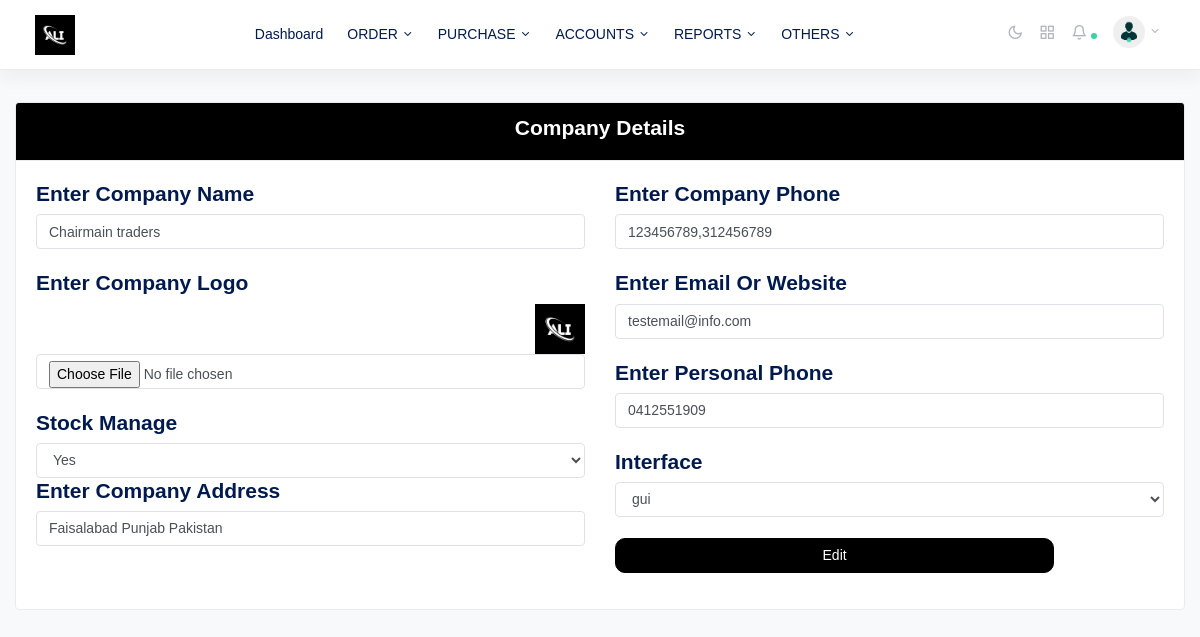
The app's page /company.php (signed in) with its own data.
### tables this page shows
CREATE TABLE `company` (
  `id` int(10) NOT NULL,
  `name` varchar(100) NOT NULL,
  `logo` text NOT NULL,
  `address` text DEFAULT NULL,
  `company_phone` varchar(100) NOT NULL,
  `personal_phone` varchar(100) NOT NULL,
  `email` text DEFAULT NULL,
  `stock_manage` int(11) NOT NULL,
  `sale_interface` varchar(50) DEFAULT NULL
);

CREATE TABLE `menus` (
  `id` int(11) NOT NULL,
  `title` text DEFAULT NULL,
  `page` text DEFAULT NULL,
  `parent_id` int(11) DEFAULT NULL,
  `icon` text DEFAULT NULL,
  `sort_order` int(11) DEFAULT NULL,
  `nav_edit` int(11) NOT NULL DEFAULT 0,
  `nav_delete` int(11) NOT NULL DEFAULT 0,
  `nav_add` int(11) NOT NULL DEFAULT 0,
  `timestamp` timestamp NOT NULL DEFAULT current_timestamp() ON UPDATE current_timestamp()
);

### company.php (the view, shortened to what this page needs)
<!DOCTYPE html>
<html lang="en">
<?php include_once 'includes/head.php'; require_once 'includes/code.php';
		 	if (!empty($get_company)) {
		 		$company_button='<input type="submit" value="Edit" name="company_update" class="btn btn-admin2 " style="width: 80%; border-radius: 10px;">';
		 	}else{
		 		$company_button = '<input type="submit" name="company_submit" class="btn btn-admin " style="width: 80%; border-radius: 10px;">';
		 	}
 ?>
  <body class="horizontal light  ">
    <div class="wrapper">
  <?php include_once 'includes/header.php'; ?>
      <main role="main" class="main-content">
        <div class="container-fluid">
          <div class="card">
            <div class="card-header card-bg" align="center">
            <div class="row">
              <div class="col-12 mx-auto h4">
                <b class="text-center card-text">Company Details</b>
              </div>
            </div>
          </div>
           <div class="card-body">
				<form method="post" action="" enctype="multipart/form-data">
					<div class="row">
					<div class="col-sm-6">
					<div class="form-group" >
						<h4>Enter Company Name </h4>
						<input type="text" name="name" placeholder="Enter Company Name" class="form-control" value="<?=@$get_company['name']?>" /><br/>
						<h4>Enter Company Logo </h4>
						<?php if(!empty($get_company['logo'])): ?>
							<a href="img/logo/<?=$get_company['logo']?>">
								<img src="img/logo/<?=$get_company['logo']?>" class="float-right" width="50" height="50" alt="">
							</a>
						<?php endif; ?>
						<input type="file" name="logo"  class="form-control" value="<?=@$get_company['logo']?>" /><br/>
					<h4>Stock Manage</h4>
						<select class="form-control" name="stock_manage">
							<option <?=@($get_company['stock_manage']==1)?"selected":""?> value="1">Yes</option>
						</select>
						<h4>Enter Company Address </h4>
						<input type="text" name="address" placeholder="Enter Company Address" class="form-control" value="<?=@$get_company['address']?>" /><br/>
					</div>
					</div>
					<div class="col-sm-6">
					<div class="form-group" >
						<h4>Enter Company Phone  </h4>
						<input type="text" name="company_phone" placeholder="Enter Company Phone" class="form-control" value="<?=@$get_company['company_phone']?>" /><br/>
						<h4>Enter Email Or Website  </h4>
						<input type="text" name="email" placeholder="Enter Email or Website" class="form-control" value="<?=@$get_company['email']?>" /><br/>
						<h4>Enter Personal Phone  </h4>
						<input type="text" name="personal_phone" placeholder="Enter personal Phone" class="form-control" value="<?=@$get_company['personal_phone']?>" /><br/>
						<h4>Interface</h4>
						<select class="form-control" name="sale_interface">
							<option <?=@($get_company['sale_interface']=='gui')?"selected":""?> value="gui">gui</option>
						</select>
						<br>
						<?=@$company_button; ?>
					</div>
					</div>
					</div>
					</form>
			</div>
          </div>
        </div>
      </main>
    </div>
  </body>
</html>

### includes/head.php (shortened to what this page needs)
 <?php include_once 'php_action/core.php';
@$get_company =mysqli_fetch_assoc(mysqli_query($dbc,"SELECT * FROM company ORDER BY id DESC LIMIT 1 "));
  ?>
  <head>
    <link rel="stylesheet" href="css/simplebar.css">
    <link rel="stylesheet" href="css/fontawesome.min.css">
    <link rel="stylesheet" href="css/feather.css">
    <link rel="stylesheet" href="css/select2.css">
    <link rel="stylesheet" href="css/dropzone.css">
    <link rel="stylesheet" href="css/uppy.min.css">
    <link rel="stylesheet" href="css/jquery.steps.css">
    <link rel="stylesheet" href="css/jquery.timepicker.css">
    <link rel="stylesheet" href="css/quill.snow.css">
    <link rel="stylesheet" href="css/daterangepicker.css">
    <link rel="stylesheet" href="css/app-light.css" id="lightTheme">
    <link rel="stylesheet" href="css/app-dark.css" id="darkTheme" disabled>
    <link rel="stylesheet" href="css/sweetalert2.min.css">
    <link rel="stylesheet" href="css/dataTables.bootstrap4.css">
  </head>

### includes/header.php (shortened to what this page needs)
  <?php
  $user_id_current = $_SESSION['userId'];
$UserData = mysqli_fetch_assoc(mysqli_query($dbc,"SELECT * FROM users WHERE user_id = '$user_id_current'"));
 ?>
  <nav class="navbar navbar-expand-lg navbar-light bg-white flex-row border-bottom shadow">
        <div class="container-fluid">
          <a class="navbar-brand mx-lg-1 mr-0" href="dashboard.php">
            <img src="img/logo/<?=$get_company['logo']?>" class="img-fluid" alt="" style="width: 40px;height: 40px;">
          </a>
          <div class="navbar-slide bg-white ml-lg-4" id="navbarSupportedContent">
            <ul class="navbar-nav mr-auto">
              <li class="nav-item dropdown">
                <a href="dashboard.php"  class="nav-link">
                  <span class="ml-lg-2">Dashboard</span>
                </a>
              </li>
        <?php
        if ($UserData['user_role']!='admin') {
        $getNav = mysqli_query($dbc,"SELECT * FROM menus where parent_id=0 AND page!='dashboard.php' ORDER BY sort_order ASC LIMIT 9 OFFSET 0 ");    $r=1;
          while ($fetch_nav=mysqli_fetch_assoc($getNav)) {   $c=0;
             $getChild = mysqli_query($dbc,"SELECT * FROM menus where parent_id='".$fetch_nav['id']."' AND page!='dashboard.php' ");
                while ($child=mysqli_fetch_assoc($getChild)) {
                    if (countWhens($dbc,"privileges",'user_id',$user_id_current,'nav_id',$child['id'])>0) {
                                        $c++;
                                         }}
                      if ($c>0 && $r<9) {
                                    ?>
                <li class="nav-item dropdown">
                <a href="<?=$fetch_nav['page']?>" id="ui-elementsDropdown" class="dropdown-toggle nav-link" role="button" data-toggle="dropdown" aria-haspopup="true" aria-expanded="false">
                  <span class="ml-lg-2"><?=strtoupper($fetch_nav['title'])?></span>
                </a>
                            </li>
                               <?php   $r++;
                               } }if ($r>9) {
                                ?>
                                 <li class="nav-item dropdown more">
                <a class="dropdown-toggle more-horizontal nav-link" href="#" id="moreDropdown" role="button" data-toggle="dropdown" aria-haspopup="true" aria-expanded="false">
                  <span class="ml-2 sr-only">More</span>
                </a>
                <ul class="dropdown-menu" aria-labelledby="moreDropdown">
                  <?php     $getNav2 = mysqli_query($dbc,"SELECT * FROM menus where parent_id=0 AND page!='dashboard.php' ORDER BY sort_order ASC LIMIT 10 OFFSET 10 ");    $r=1;
                                 while ($fetch_nav2=mysqli_fetch_assoc($getNav2)) {
                                        $c=0;
                                           $getChild = mysqli_query($dbc,"SELECT * FROM menus where parent_id='".$fetch_nav2['id']."' AND page!='dashboard.php' ");
                while ($child=mysqli_fetch_assoc($getChild)) {
                    if (countWhens($dbc,"privileges",'user_id',$user_id_current,'nav_id',$child['id'])>0) {
                                        $c++;
                                         }}
                                         if ($c>0) {
                                         ?>
                    <li class="nav-item dropdown">
                    <a class="dropdown-toggle nav-link pl-lg-2" href="#" data-toggle="collapse" id="pagesDropdown" aria-expanded="false">
                      <span class="ml-1"><?=strtoupper($fetch_nav2['title'])?></span>
                    </a>
                                        <ul class="dropdown-menu" aria-labelledby="pagesDropdown">
                                            <?php
                                    $getChild = mysqli_query($dbc,"SELECT * FROM menus where parent_id='".$fetch_nav2['id']."' AND page!='dashboard.php' ");
                                 while ($child=mysqli_fetch_assoc($getChild)) {
                                     if (countWhens($dbc,"privileges",'user_id',$user_id_current,'nav_id',$child['id'])>0) {
                                     ?>
                                          <a class="nav-link pl-lg-2" href="<?=$child['page']?>">
                        <span class="ml-1"><?=strtoupper($child['title'])?></span>
                      </a>
                                        <?php }} ?>
                                        </ul>
                                      </li>
                                      <?php  } } ?>
                                    </ul>
                                  </li>
                             <?php  }
}
                             ?>
            </ul>
          </div>
                   <ul class="navbar-nav d-flex flex-row">
            <li class="nav-item">
              <a class="nav-link text-muted my-2" href="./#" id="modeSwitcher" data-mode="light">
                <i class="fe fe-sun fe-16"></i>
              </a>
            </li>
            <li class="nav-item">
              <a class="nav-link text-muted my-2" href="./#" data-toggle="modal" data-target=".modal-shortcut">
                <i class="fe fe-grid fe-16"></i>
              </a>
            </li>
            <li class="nav-item nav-notif">
              <a class="nav-link text-muted my-2" href="./#" data-toggle="modal" data-target=".modal-notif">
                <i class="fe fe-bell fe-16"></i>
                <span class="dot dot-md bg-success"></span>
              </a>
            </li>
            <li class="nav-item dropdown ml-lg-0">
              <a class="nav-link dropdown-toggle text-muted" href="#" id="navbarDropdownMenuLink" role="button" data-toggle="dropdown" aria-haspopup="true" aria-expanded="false">
                <span class="avatar avatar-sm mt-2">
                  <img src="img/logo/user.png" alt="..." class="avatar-img rounded-circle">
                </span>
              </a>
            </li>
          </ul>
        </div>
     </nav>

### css/feather.css (style rules this page uses)
.fe { font-family: "feather" !important; speak: none; font-style: normal; font-weight: normal; font-variant: normal; text-transform: none; line-height: 1; -webkit-font-smoothing: antialiased; -moz-osx-font-smoothing: grayscale; }
.fe-16 { font-size: 16px; }
.fe-bell:before { content: ""; }
.fe-grid:before { content: ""; }
.fe-sun:before { content: ""; }

### includes/head.php (style rules this page uses)
.btn-admin2,.bg-admin2 { color: white; background-color: black; border-color: black; }
.card-bg { background-color: black; }
.card-text { color: white; }

### records on screen
company: logo (picture), name "Chairmain traders", stock_manage "Yes", address "Faisalabad Punjab Pakistan", company_phone "123456789,312456789", email "testemail@info.com", personal_phone "0412551909", sale_interface "gui"
menus: title "ORDER"
menus: title "PURCHASE"
menus: title "ACCOUNTS"
menus: title "REPORTS"
menus: title "OTHERS"
